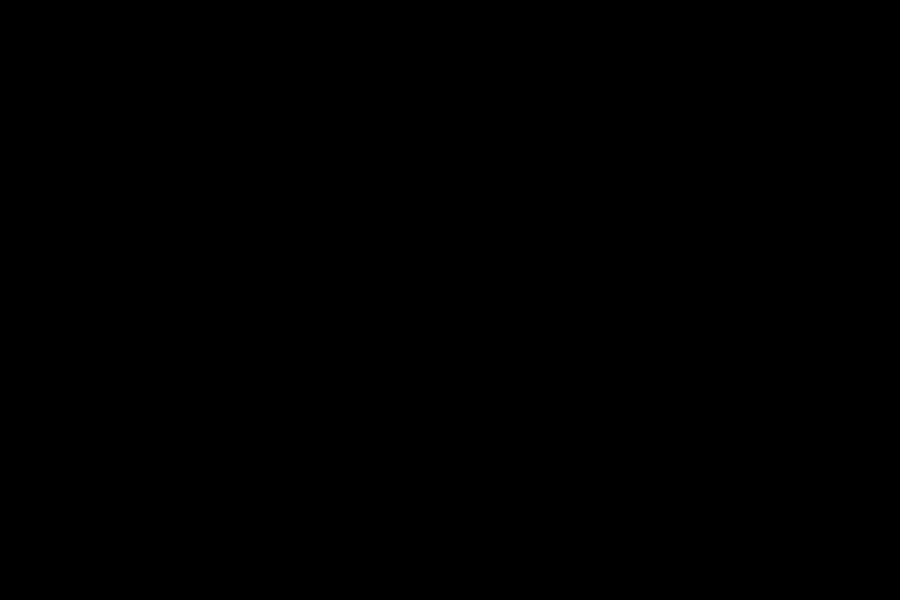
Frame 1 (no input)
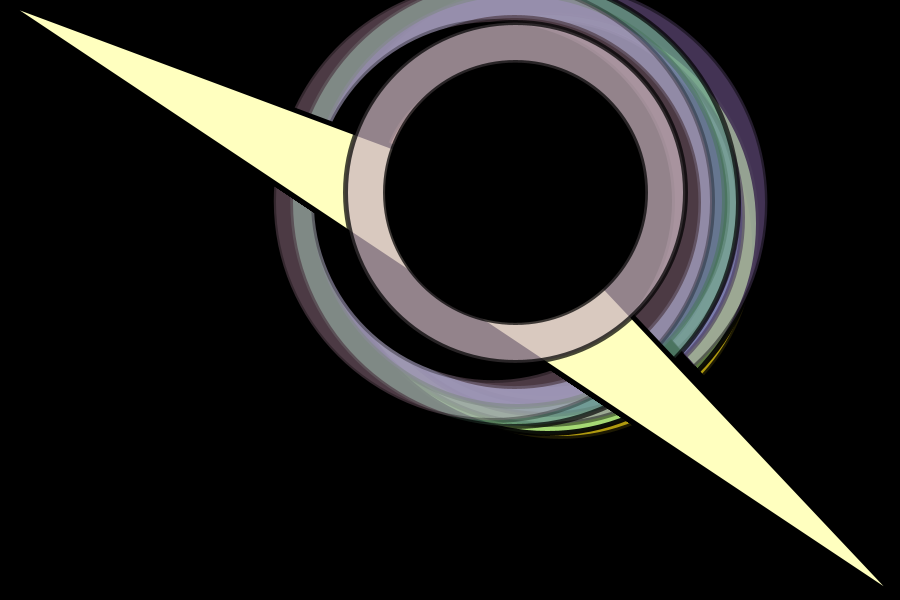
Frame 60 (the mouse pressed at the canvas centre just before this capture)
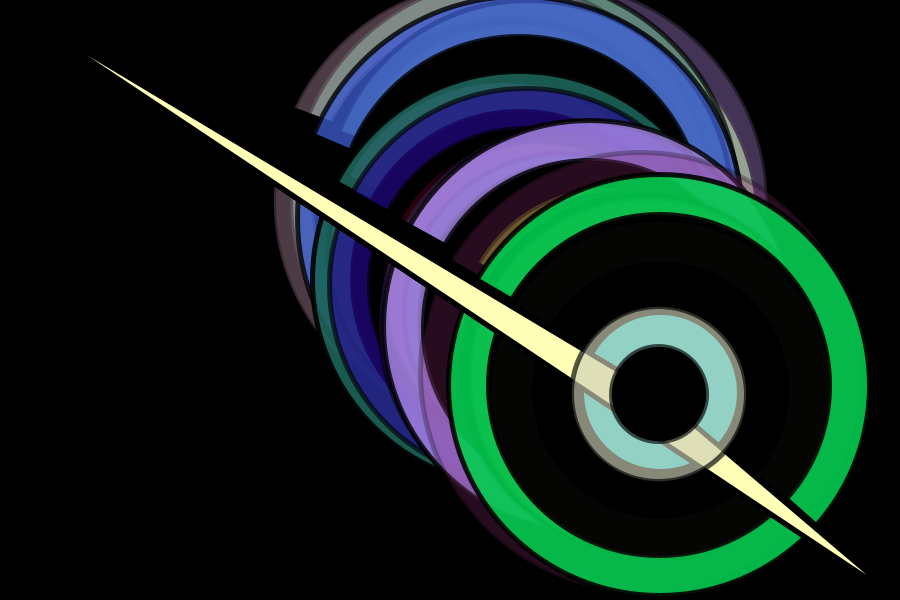
Frame 120 (the mouse held since frame 60 and released just before this capture)

The Processing sketch that drew these frames (run headless with seeded random() and noise(); from frame 60 on, the mouse is pressed at the canvas centre):

// Processing sketch: Coloreye2
// ── Coloreye2.pde
    float r;
    float g;
    float b;
    float a;
    float diam;
    float x;
    float y;
    float a2;
    float b2;
    float c;
    float d;
    float e;
    float f;
    float j;
    float i;
    float maus = mouseX;
    float maus2 = mouseY;
    float p;
    
float xnoise = 0;
float ynoise = 100;
    
    void setup() {
     size(900,600);
     smooth();
     background(0);
     frameRate(30);
}
    void draw() {
      triangles ();
      bubbles ();
      pupil ();
      
      
     // Fill all variables with random values
     r = random(255);
     g = random(255);
     b = random(255);
     a = random(255);
     j = random(600);
     i = random(900);
     diam = random(10,450);
     x = noise(xnoise, ynoise)*width;
     y = noise(ynoise, xnoise)*height;
     a2 = random(10,width + 50);
     b2 = random(10,height + 50);
     c = random(10,width + 50);
     c = random(10,height + 50);
     e = random(10,width + 50);
     f = random(10,height + 50);
     p = random(60,90);
}     
     // Use values to draw an ellipse
void bubbles() {
     stroke(0,a);
     fill(r,g,b,a);
     ellipse(x,y,diam,diam);
    
     
      xnoise=xnoise+.008;
      ynoise=ynoise+.008;
    
}    


    
void triangles() {     
     stroke(0);
     strokeWeight(5);
     fill(x,x,b);
     triangle(0,0,x,y,900,600);
}

void pupil() {
  fill(0);
  ellipse(x,y,diam-80,diam-80);
}
